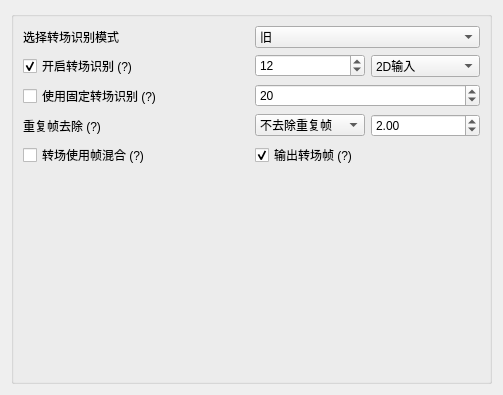
                     <widget class="QWidget" name="ScdetSettings">
                      <property name="geometry">
                       <rect>
                        <x>0</x>
                        <y>0</y>
                        <width>503</width>
                        <height>395</height>
                       </rect>
                      </property>
                      <attribute name="label">
                       <string>转场识别与动漫优化</string>
                      </attribute>
                      <layout class="QGridLayout" name="gridLayout_22">
                       <item row="0" column="0">
                        <widget class="QGroupBox" name="groupBox_3">
                         <property name="title">
                          <string/>
                         </property>
                         <layout class="QGridLayout" name="gridLayout_20">
                          <item row="1" column="0">
                           <layout class="QGridLayout" name="gridLayout_3">
                            <item row="1" column="1">
                             <widget class="MySpinBox" name="ScdetMaxDiffSelector">
                              <property name="enabled">
                               <bool>true</bool>
                              </property>
                              <property name="sizePolicy">
                               <sizepolicy hsizetype="Minimum" vsizetype="Fixed">
                                <horstretch>0</horstretch>
                                <verstretch>0</verstretch>
                               </sizepolicy>
                              </property>
                              <property name="toolTip">
                               <string>&lt;html&gt;&lt;head/&gt;&lt;body&gt;&lt;p&gt;勾选此项，将使用固定单一画面相似度指标进行转场识别&lt;/p&gt;&lt;p&gt;建议值：&lt;span style=&quot; font-weight:600;&quot;&gt;40~80&lt;/span&gt;&lt;/p&gt;&lt;/body&gt;&lt;/html&gt;</string>
                              </property>
                              <property name="minimum">
                               <number>1</number>
                              </property>
                              <property name="maximum">
                               <number>999</number>
                              </property>
                              <property name="value">
                               <number>20</number>
                              </property>
                             </widget>
                            </item>
                            <item row="1" column="0">
                             <widget class="QCheckBox" name="UseFixedScdet">
                              <property name="toolTip">
                               <string>&lt;html&gt;&lt;head/&gt;&lt;body&gt;&lt;p&gt;勾选此项，将使用固定单一画面相似度指标进行转场识别&lt;/p&gt;&lt;p&gt;建议值：&lt;span style=&quot; font-weight:600;&quot;&gt;20~40&lt;/span&gt;&lt;/p&gt;&lt;p&gt;&lt;span style=&quot; font-weight:600;&quot;&gt;需配合“开启转场识别”使用&lt;/span&gt;&lt;/p&gt;&lt;/body&gt;&lt;/html&gt;</string>
                              </property>
                              <property name="text">
                               <string>使用固定转场识别 (?)</string>
                              </property>
                             </widget>
                            </item>
                            <item row="2" column="1">
                             <layout class="QHBoxLayout" name="horizontalLayout_8">
                              <item>
                               <widget class="QComboBox" name="DupRmMode">
                                <property name="toolTip">
                                 <string/>
                                </property>
                                <item>
                                 <property name="text">
                                  <string>不去除重复帧</string>
                                 </property>
                                </item>
                                <item>
                                 <property name="text">
                                  <string>单一识别</string>
                                 </property>
                                </item>
                                <item>
                                 <property name="text">
                                  <string>去除一拍二</string>
                                 </property>
                                </item>
                                <item>
                                 <property name="text">
                                  <string>去除一拍三</string>
                                 </property>
                                </item>
                                <item>
                                 <property name="text">
                                  <string>去除一拍四</string>
                                 </property>
                                </item>
                                <item>
                                 <property name="text">
                                  <string>去除一拍五</string>
                                 </property>
                                </item>
                                <item>
                                 <property name="text">
                                  <string>去除一拍六</string>
                                 </property>
                                </item>
                                <item>
                                 <property name="text">
                                  <string>去除一拍七</string>
                                 </property>
                                </item>
                               </widget>
                              </item>
                              <item>
                               <widget class="MyDoubleSpinBox" name="DupFramesTSelector">
                                <property name="toolTip">
                                 <string>&lt;html&gt;&lt;head/&gt;&lt;body&gt;&lt;p&gt;&lt;br/&gt;&lt;/p&gt;&lt;/body&gt;&lt;/html&gt;</string>
                                </property>
                                <property name="minimum">
                                 <double>0.010000000000000</double>
                                </property>
                                <property name="maximum">
                                 <double>99.000000000000000</double>
                                </property>
                                <property name="value">
                                 <double>2.000000000000000</double>
                                </property>
                               </widget>
                              </item>
                             </layout>
                            </item>
                            <item row="0" column="1">
                             <layout class="QHBoxLayout" name="horizontalLayout_16">
                              <item>
                               <widget class="MySpinBox" name="ScdetSelector">
                                <property name="enabled">
                                 <bool>true</bool>
                                </property>
                                <property name="sizePolicy">
                                 <sizepolicy hsizetype="Minimum" vsizetype="Fixed">
                                  <horstretch>0</horstretch>
                                  <verstretch>0</verstretch>
                                 </sizepolicy>
                                </property>
                                <property name="toolTip">
                                 <string>&lt;html&gt;&lt;head/&gt;&lt;body&gt;&lt;p&gt;通过自研算法进行转场识别，此项为动态阈值，&lt;/p&gt;&lt;/body&gt;&lt;/html&gt;</string>
                                </property>
                                <property name="minimum">
                                 <number>1</number>
                                </property>
                                <property name="maximum">
                                 <number>999</number>
                                </property>
                                <property name="value">
                                 <number>12</number>
                                </property>
                               </widget>
                              </item>
                              <item>
                               <widget class="QComboBox" name="ScdetFlowLen">
                                <item>
                                 <property name="text">
                                  <string>2D输入</string>
                                 </property>
                                </item>
                                <item>
                                 <property name="text">
                                  <string>3D输入</string>
                                 </property>
                                </item>
                               </widget>
                              </item>
                             </layout>
                            </item>
                            <item row="0" column="0">
                             <widget class="QCheckBox" name="ScedetChecker">
                              <property name="toolTip">
                               <string>&lt;html&gt;&lt;head/&gt;&lt;body&gt;&lt;p&gt;&lt;span style=&quot; font-weight:600;&quot;&gt;输入参考值为9~15&lt;/span&gt;&lt;/p&gt;&lt;p&gt;电影（长时间）实拍（3D）补帧项目：&lt;span style=&quot; font-weight:600;&quot;&gt;建议值10~12&lt;/span&gt;&lt;/p&gt;&lt;p&gt;快速运动画面：&lt;span style=&quot; font-weight:600;&quot;&gt;建议值12~15&lt;/span&gt;&lt;/p&gt;&lt;p&gt;2D（动漫等，不包括3D动画）输入：&lt;span style=&quot; font-weight:600;&quot;&gt;建议值10~15&lt;/span&gt;&lt;/p&gt;&lt;p&gt;画面平均运动速度越大，取值越小&lt;/p&gt;&lt;/body&gt;&lt;/html&gt;</string>
                              </property>
                              <property name="text">
                               <string>开启转场识别 (?)</string>
                              </property>
                              <property name="checked">
                               <bool>true</bool>
                              </property>
                             </widget>
                            </item>
                            <item row="2" column="0">
                             <widget class="QLabel" name="DupRmLabel">
                              <property name="toolTip">
                               <string>&lt;html&gt;&lt;head/&gt;&lt;body&gt;&lt;p&gt;N+2种模式，&lt;span style=&quot; font-weight:600;&quot;&gt;建议仅用于2D输入。&lt;/span&gt;&lt;/p&gt;&lt;p&gt;&lt;span style=&quot; font-weight:600;&quot;&gt;单一识别模式：&lt;/span&gt;&lt;/p&gt;&lt;p&gt;根据帧差判断，可用于解决压制错误等原因造成的视频卡顿等问题&lt;/p&gt;&lt;p&gt;轻度流畅优化：&lt;span style=&quot; font-weight:600;&quot;&gt;0.1~1.0&lt;/span&gt;&lt;/p&gt;&lt;p&gt;中度流畅优化：&lt;span style=&quot; font-weight:600;&quot;&gt;1.0~2.0&lt;/span&gt;&lt;/p&gt;&lt;p&gt;重度优化（会破坏运动节奏，并导致人物嘴部动画鬼畜，但很流畅）：&lt;span style=&quot; font-weight:600;&quot;&gt;2.0及以上&lt;/span&gt;&lt;/p&gt;&lt;p&gt;&lt;span style=&quot; font-weight:600;&quot;&gt;去除一拍N模式：&lt;/span&gt;&lt;/p&gt;&lt;p&gt;&lt;span style=&quot; font-weight:600;&quot;&gt;自研算法，补动漫追求流畅选这个就完事了&lt;/span&gt;&lt;/p&gt;&lt;p&gt;PS：&lt;span style=&quot; font-weight:600;&quot;&gt;社区版仅有一拍二、一拍三模式，更多模式请升级专业版&lt;/span&gt;&lt;/p&gt;&lt;/body&gt;&lt;/html&gt;</string>
                              </property>
                              <property name="text">
                               <string>重复帧去除 (?)</string>
                              </property>
                             </widget>
                            </item>
                            <item row="3" column="0">
                             <widget class="QCheckBox" name="ScdetUseMix">
                              <property name="toolTip">
                               <string>&lt;html&gt;&lt;head/&gt;&lt;body&gt;&lt;p&gt;若识别到转场，对转场处的帧序列使用帧混合&lt;/p&gt;&lt;p&gt;勾选此选项可缓解转场识别误判导致的&lt;span style=&quot; font-weight:600;&quot;&gt;卡顿问题，推荐用于混剪作品&lt;/span&gt;&lt;/p&gt;&lt;/body&gt;&lt;/html&gt;</string>
                              </property>
                              <property name="text">
                               <string>转场使用帧混合 (?)</string>
                              </property>
                             </widget>
                            </item>
                            <item row="3" column="1">
                             <widget class="QCheckBox" name="ScdetOutput">
                              <property name="toolTip">
                               <string>&lt;html&gt;&lt;head/&gt;&lt;body&gt;&lt;p&gt;在项目文件夹下输出识别到的转场帧及其前一帧&lt;/p&gt;&lt;/body&gt;&lt;/html&gt;</string>
                              </property>
                              <property name="text">
                               <string>输出转场帧 (?)</string>
                              </property>
                              <property name="checked">
                               <bool>true</bool>
                              </property>
                             </widget>
                            </item>
                           </layout>
                          </item>
                          <item row="3" column="0">
                           <spacer name="verticalSpacer_6">
                            <property name="orientation">
                             <enum>Qt::Vertical</enum>
                            </property>
                            <property name="sizeType">
                             <enum>QSizePolicy::Expanding</enum>
                            </property>
                            <property name="sizeHint" stdset="0">
                             <size>
                              <width>20</width>
                              <height>40</height>
                             </size>
                            </property>
                           </spacer>
                          </item>
                          <item row="0" column="0">
                           <layout class="QHBoxLayout" name="horizontalLayout_14">
                            <item>
                             <widget class="QLabel" name="ScdetModeLabel">
                              <property name="toolTip">
                               <string>&lt;html&gt;&lt;head/&gt;&lt;body&gt;&lt;p&gt;&lt;span style=&quot; font-weight:600;&quot;&gt;旧：&lt;/span&gt;&lt;/p&gt;&lt;p&gt;旧转场识别模式&lt;br/&gt;&lt;span style=&quot; font-weight:600;&quot;&gt;3D输入&lt;/span&gt;建议值为&lt;span style=&quot; font-weight:600;&quot;&gt;9~15&lt;/span&gt;&lt;/p&gt;&lt;p&gt;&lt;span style=&quot; font-weight:600;&quot;&gt;2D输入&lt;/span&gt;建议值为&lt;span style=&quot; font-weight:600;&quot;&gt;20左右&lt;/span&gt;&lt;/p&gt;&lt;p&gt;&lt;br/&gt;&lt;/p&gt;&lt;p&gt;&lt;span style=&quot; font-weight:600;&quot;&gt;新：&lt;/span&gt;&lt;/p&gt;&lt;p&gt;&lt;span style=&quot; font-weight:600;&quot;&gt;别用&lt;/span&gt;&lt;/p&gt;&lt;/body&gt;&lt;/html&gt;</string>
                              </property>
                              <property name="text">
                               <string>选择转场识别模式</string>
                              </property>
                             </widget>
                            </item>
                            <item>
                             <widget class="QComboBox" name="ScdetMode">
                              <item>
                               <property name="text">
                                <string>旧</string>
                               </property>
                              </item>
                              <item>
                               <property name="text">
                                <string>新（待调整）</string>
                               </property>
                              </item>
                             </widget>
                            </item>
                           </layout>
                          </item>
                         </layout>
                        </widget>
                       </item>
                      </layout>
                     </widget>
